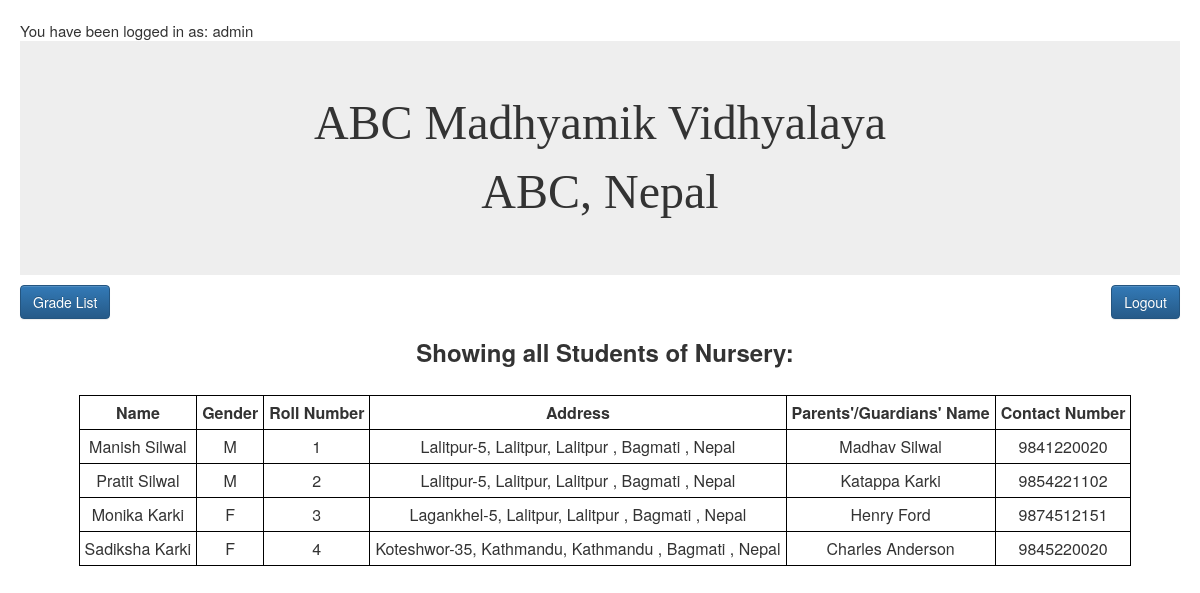
/grades/nursery.php (signed in), run on the app's committed database.
### tables this page shows
CREATE TABLE `studentinfo` (
  `student_id` varchar(15) NOT NULL,
  `fname` varchar(30) NOT NULL,
  `mname` varchar(30) DEFAULT NULL,
  `lname` varchar(30) NOT NULL,
  `gender` enum('M','F') NOT NULL,
  `dobad` date NOT NULL,
  `dobbs` date NOT NULL,
  `doa` date NOT NULL,
  `email` varchar(30) NOT NULL,
  `adgrade` varchar(15) NOT NULL,
  `rollno` int(11) NOT NULL,
  `address_temp_street` varchar(30) DEFAULT NULL,
  `address_temp_ward` int(11) DEFAULT NULL,
  `address_temp_vdcmun` varchar(30) DEFAULT NULL,
  `address_temp_district` varchar(20) DEFAULT NULL,
  `address_temp_zone` varchar(20) DEFAULT NULL,
  `address_temp_country` varchar(20) DEFAULT NULL,
  `address_per_street` varchar(20) NOT NULL,
  `address_per_ward` int(11) NOT NULL,
  `address_per_vdcmun` varchar(20) NOT NULL,
  `address_per_district` varchar(20) NOT NULL,
  `address_per_zone` varchar(20) NOT NULL,
  `address_per_country` varchar(20) NOT NULL
);

CREATE TABLE `parents` (
  `student_id` varchar(15) NOT NULL,
  `gfname` varchar(20) NOT NULL,
  `gmname` varchar(20) DEFAULT NULL,
  `glname` varchar(20) NOT NULL,
  `relation` varchar(20) NOT NULL,
  `phnum` varchar(20) NOT NULL
);

### grades/nursery.php (the view, shortened to what this page needs)
<?php
include_once('../control.php');
?>
<!DOCTYPE html>
<html>
<head>
<link rel="stylesheet" href="../bootstrap-3.3.7-dist/css/bootstrap.min.css"/>
<link rel="stylesheet" href="../bootstrap-3.3.7-dist/css/bootstrap-theme.min.css">
<link id="theme-style" rel="stylesheet" href="../css/style.css">
</head>
<body>
<div class="jumbotron"><center><font face="Analecta" size="13">ABC Madhyamik Vidhyalaya</font><br><font face="Analecta" size="10">ABC, Nepal</font></center></div>
<a href="../home.php" class="btn btn-primary" role="button">Grade List</a>
<a href="../logout.php" class="btn btn-primary pull-right" role="button"  target="_top">Logout</a>
<div class="container">
<h3 style="text-align: center; margin-bottom: 30px;">Showing all Students of Nursery:</h3>
<?php
$qry="SELECT * FROM studentinfo INNER JOIN parents ON studentinfo.student_id = parents.student_id WHERE studentinfo.adgrade='Nursery'";
$result = mysqli_query($db,$qry);
if ($result->num_rows > 0) {
	     echo "<center><table><tr><th>Name</th><th>Gender</th><th>Roll Number</th><th>Address</th><th>Parents'/Guardians' Name</th><th>Contact Number</th></tr>";
     while($row = $result->fetch_assoc()) {
         echo "<tr><td>". $row["fname"]. " " . $row["mname"]. " " . $row["lname"] . "</td><td>" .$row["gender"]."</td><td>".$row["rollno"]."</td><td>".$row["address_per_street"]."-".$row["address_per_ward"].", ".$row["address_per_vdcmun"].", ".$row["address_per_district"]." , ".$row["address_per_zone"]." , ".$row["address_per_country"]."</td><td>". $row["gfname"]. " " . $row["gmname"]. " " . $row["glname"] . "</td><td>" .$row["phnum"]."</td></tr>";
     }
     	echo "</table></center>";
} else {
     echo "0 results";
}
?>
</body>
</html>

### css/style.css (style rules this page uses)
html, body { position: relative; height: 100%; font-size: 15px; padding: 10px; -webkit-font-smoothing: antialiased; -moz-osx-font-smoothing: grayscale; }
h1,h2,h3,h4,h5,h6 { font-weight: 700; }
a { color: #CB4335; -webkit-transition: all 0.4s ease-in-out; -moz-transition: all 0.4s ease-in-out; -ms-transition: all 0.4s ease-in-out; -o-transition: all 0.4s ease-in-out; }
.jumbotron { margin-bottom: 10px; }

### grades/nursery.php (style rules this page uses)
table, th, td { border: 1px solid black; text-align: center; padding: 5px; }

### data on the page
studentinfo: fname "Manish", lname "Silwal", gender "M", rollno "1", address_per_street "Lalitpur", address_per_ward "5", address_per_vdcmun "Lalitpur", address_per_district "Lalitpur", address_per_zone "Bagmati", address_per_country "Nepal", student.gfname "Madhav", student.glname "Silwal", student.phnum "9841220020"
studentinfo: fname "Pratit", lname "Silwal", gender "M", rollno "2", address_per_street "Lalitpur", address_per_ward "5", address_per_vdcmun "Lalitpur", address_per_district "Lalitpur", address_per_zone "Bagmati", address_per_country "Nepal", student.gfname "Katappa", student.glname "Karki", student.phnum "9854221102"
studentinfo: fname "Monika", lname "Karki", gender "F", rollno "3", address_per_street "Lagankhel", address_per_ward "5", address_per_vdcmun "Lalitpur", address_per_district "Lalitpur", address_per_zone "Bagmati", address_per_country "Nepal", student.gfname "Henry", student.glname "Ford", student.phnum "9874512151"
studentinfo: fname "Sadiksha", lname "Karki", gender "F", rollno "4", address_per_street "Koteshwor", address_per_ward "35", address_per_vdcmun "Kathmandu", address_per_district "Kathmandu", address_per_zone "Bagmati", address_per_country "Nepal", student.gfname "Charles", student.glname "Anderson", student.phnum "9845220020"

### other printed values
$_SESSION["CurrentUser"] "admin"
